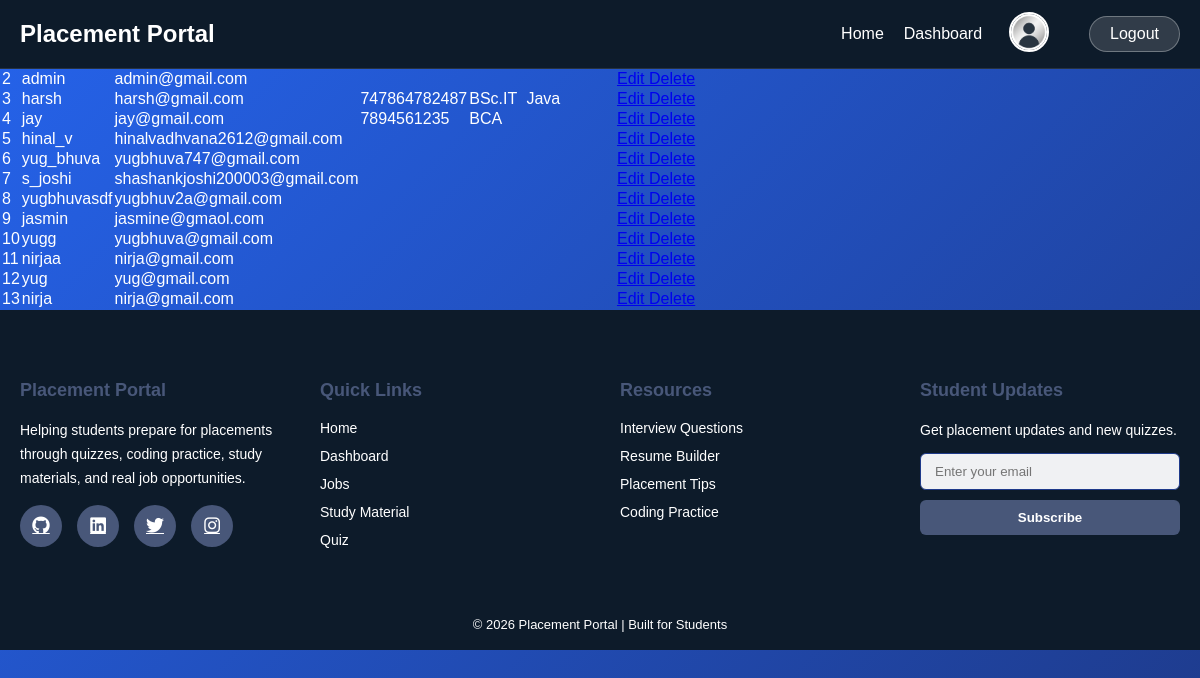
Page /students/ (signed in) on the committed database.
### portal/models.py (models this page shows, shortened)
class StudentProfile(models.Model):
    user = models.OneToOneField(User, on_delete=models.CASCADE, related_name="profile")
    phone = models.CharField(max_length=15, blank=True)
    college = models.CharField(max_length=200, blank=True)
    branch = models.CharField(max_length=100, blank=True)
    graduation_year = models.IntegerField(null=True, blank=True)
    experience = models.CharField(max_length=200, blank=True)
    expected_salary = models.IntegerField(null=True, blank=True)
    technology = models.CharField(max_length=100, blank=True)
    profile_image = models.ImageField(upload_to="profile_images/", default="profile_images/default.png", blank=True)
    extra_info = models.TextField(blank=True)
    created_at = models.DateTimeField(auto_now_add=True)

### portal/views.py (the view)
# urls.py: path('students/', views.student_list, name='student_list'),
@staff_member_required
def student_list(request):
    students = StudentProfile.objects.select_related('user').all()
    return render(request, 'student_list.html', {
        'students': students
    })

### portal/context_processors.py (called while the page is built)
def user_profile(request):
    if request.user.is_authenticated:
        profile = StudentProfile.objects.filter(user=request.user).first()
        return {'profile': profile}
    return {}

### portal/templates/student_list.html
{% extends 'base.html' %}
{% load static %}
{% block content %}
<div class="admin-container">
    <h2 class="admin-title">Student Management</h2>
    <div class="table-wrapper">
        <table class="admin-table">
            <thead>
                <tr>
                    <th>ID</th>
                    <th>Username</th>
                    <th>Email</th>
                    <th>Phone</th>
                    <th>Branch</th>
                    <th>Technology</th>
                    <th>Actions</th>
                </tr>
            </thead>
            <tbody>
                {% for student in students %}
                <tr>
                    <td>{{ student.user.id }}</td>
                    <td>{{ student.user.username }}</td>
                    <td>{{ student.user.email }}</td>
                    <td>{{ student.phone }}</td>
                    <td>{{ student.branch }}</td>
                    <td>{{ student.technology }}</td>
               <td class="actions">
    <a href="{% url 'student_update' student.id %}" class="btn-edit">
        Edit
    </a>
    <a href="{% url 'student_delete' student.id %}"
       class="btn-delete"
       onclick="return confirm('Delete this student?')">
        Delete
    </a>
</td>
                </tr>
                {% empty %}
                <tr>
                    <td colspan="7">No students found</td>
                </tr>
                {% endfor %}
            </tbody>
        </table>
    </div>
</div>
{% endblock %}

### portal/static/css/base.css (style rules this page uses)
* { margin: 0; padding: 0; box-sizing: border-box; }
body { font-family: 'Poppins', sans-serif; background: linear-gradient(135deg, #2563EB, #1E3A8A); min-height: 100vh; color: #FFFFFF; overflow-x: hidden; }

### rows in the picture
StudentProfile: user.id "2", user.username "admin", user.email "admin@gmail.com"
StudentProfile: user.id "3", user.username "harsh", user.email "harsh@gmail.com", phone "747864782487", branch "BSc.IT", technology "Java"
StudentProfile: user.id "4", user.username "jay", user.email "jay@gmail.com", phone "7894561235", branch "BCA"
StudentProfile: user.id "5", user.username "hinal_v", user.email "hinalvadhvana2612@gmail.com"
StudentProfile: user.id "6", user.username "yug_bhuva", user.email "yugbhuva747@gmail.com"
StudentProfile: user.id "7", user.username "s_joshi", user.email "shashankjoshi200003@gmail.com"
StudentProfile: user.id "8", user.username "yugbhuvasdf", user.email "yugbhuv2a@gmail.com"
StudentProfile: user.id "9", user.username "jasmin", user.email "jasmine@gmaol.com"
StudentProfile: user.id "10", user.username "yugg", user.email "yugbhuva@gmail.com"
StudentProfile: user.id "11", user.username "nirjaa", user.email "nirja@gmail.com"
StudentProfile: user.id "12", user.username "yug", user.email "yug@gmail.com"
StudentProfile: user.id "13", user.username "nirja", user.email "nirja@gmail.com"
